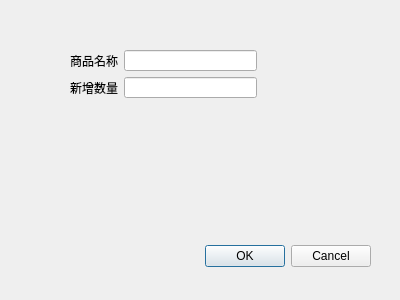
<?xml version="1.0" encoding="UTF-8"?>
<ui version="4.0">
 <class>AddGoodsDialog</class>
 <widget class="QDialog" name="AddGoodsDialog">
  <property name="geometry">
   <rect>
    <x>0</x>
    <y>0</y>
    <width>400</width>
    <height>300</height>
   </rect>
  </property>
  <property name="windowTitle">
   <string>Dialog</string>
  </property>
  <widget class="QDialogButtonBox" name="buttonBox">
   <property name="geometry">
    <rect>
     <x>30</x>
     <y>240</y>
     <width>341</width>
     <height>32</height>
    </rect>
   </property>
   <property name="orientation">
    <enum>Qt::Orientation::Horizontal</enum>
   </property>
   <property name="standardButtons">
    <set>QDialogButtonBox::StandardButton::Cancel|QDialogButtonBox::StandardButton::Ok</set>
   </property>
  </widget>
  <widget class="QWidget" name="">
   <property name="geometry">
    <rect>
     <x>70</x>
     <y>50</y>
     <width>187</width>
     <height>48</height>
    </rect>
   </property>
   <layout class="QGridLayout" name="gridLayout">
    <item row="1" column="0">
     <widget class="QLabel" name="label_2">
      <property name="text">
       <string>新增数量</string>
      </property>
     </widget>
    </item>
    <item row="1" column="1">
     <widget class="QLineEdit" name="lineEdit_2"/>
    </item>
    <item row="0" column="1">
     <widget class="QLineEdit" name="lineEdit"/>
    </item>
    <item row="0" column="0">
     <widget class="QLabel" name="label">
      <property name="text">
       <string>商品名称</string>
      </property>
     </widget>
    </item>
   </layout>
  </widget>
 </widget>
 <resources/>
 <connections>
  <connection>
   <sender>buttonBox</sender>
   <signal>accepted()</signal>
   <receiver>AddGoodsDialog</receiver>
   <slot>accept()</slot>
   <hints>
    <hint type="sourcelabel">
     <x>248</x>
     <y>254</y>
    </hint>
    <hint type="destinationlabel">
     <x>157</x>
     <y>274</y>
    </hint>
   </hints>
  </connection>
  <connection>
   <sender>buttonBox</sender>
   <signal>rejected()</signal>
   <receiver>AddGoodsDialog</receiver>
   <slot>reject()</slot>
   <hints>
    <hint type="sourcelabel">
     <x>316</x>
     <y>260</y>
    </hint>
    <hint type="destinationlabel">
     <x>286</x>
     <y>274</y>
    </hint>
   </hints>
  </connection>
 </connections>
</ui>
